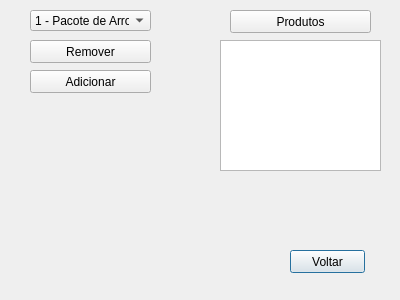
<?xml version="1.0" encoding="UTF-8"?>
<ui version="4.0">
 <class>estoque</class>
 <widget class="QDialog" name="estoque">
  <property name="geometry">
   <rect>
    <x>0</x>
    <y>0</y>
    <width>400</width>
    <height>300</height>
   </rect>
  </property>
  <property name="windowTitle">
   <string>Dialog</string>
  </property>
  <widget class="QPushButton" name="pushButton">
   <property name="geometry">
    <rect>
     <x>290</x>
     <y>250</y>
     <width>75</width>
     <height>23</height>
    </rect>
   </property>
   <property name="text">
    <string>Voltar</string>
   </property>
  </widget>
  <widget class="QPushButton" name="pushButton_2">
   <property name="geometry">
    <rect>
     <x>30</x>
     <y>40</y>
     <width>121</width>
     <height>23</height>
    </rect>
   </property>
   <property name="text">
    <string>Remover</string>
   </property>
  </widget>
  <widget class="QLabel" name="label">
   <property name="geometry">
    <rect>
     <x>230</x>
     <y>180</y>
     <width>151</width>
     <height>16</height>
    </rect>
   </property>
   <property name="text">
    <string/>
   </property>
  </widget>
  <widget class="QTextBrowser" name="textBrowser">
   <property name="geometry">
    <rect>
     <x>220</x>
     <y>40</y>
     <width>161</width>
     <height>131</height>
    </rect>
   </property>
  </widget>
  <widget class="QPushButton" name="pushButton_3">
   <property name="geometry">
    <rect>
     <x>230</x>
     <y>10</y>
     <width>141</width>
     <height>23</height>
    </rect>
   </property>
   <property name="text">
    <string>Produtos</string>
   </property>
  </widget>
  <widget class="QPushButton" name="pushButton_4">
   <property name="geometry">
    <rect>
     <x>30</x>
     <y>70</y>
     <width>121</width>
     <height>23</height>
    </rect>
   </property>
   <property name="text">
    <string>Adicionar</string>
   </property>
  </widget>
  <widget class="QComboBox" name="comboBox">
   <property name="geometry">
    <rect>
     <x>30</x>
     <y>10</y>
     <width>121</width>
     <height>21</height>
    </rect>
   </property>
   <item>
    <property name="text">
     <string>1 - Pacote de Arroz</string>
    </property>
   </item>
   <item>
    <property name="text">
     <string>2 - Pacote de Feijão</string>
    </property>
   </item>
   <item>
    <property name="text">
     <string>3 - Pacote de Macarrão</string>
    </property>
   </item>
   <item>
    <property name="text">
     <string>4 - Coca-Cola 2L</string>
    </property>
   </item>
   <item>
    <property name="text">
     <string>5 - Guarana 2L</string>
    </property>
   </item>
   <item>
    <property name="text">
     <string>6 - Cerveja 350ml</string>
    </property>
   </item>
   <item>
    <property name="text">
     <string>7 - Pacote de Bolacha</string>
    </property>
   </item>
  </widget>
 </widget>
 <resources/>
 <connections/>
</ui>
